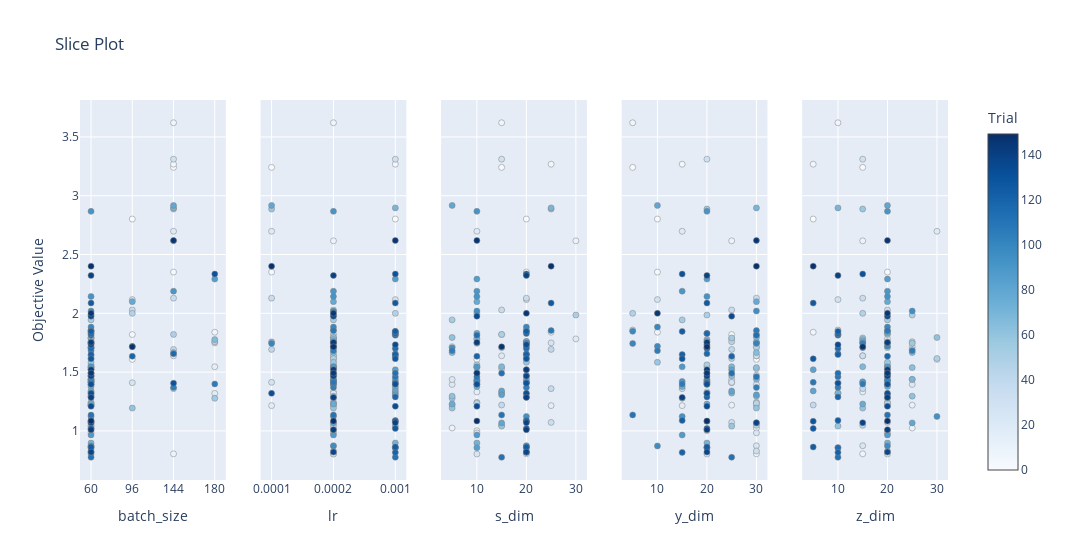
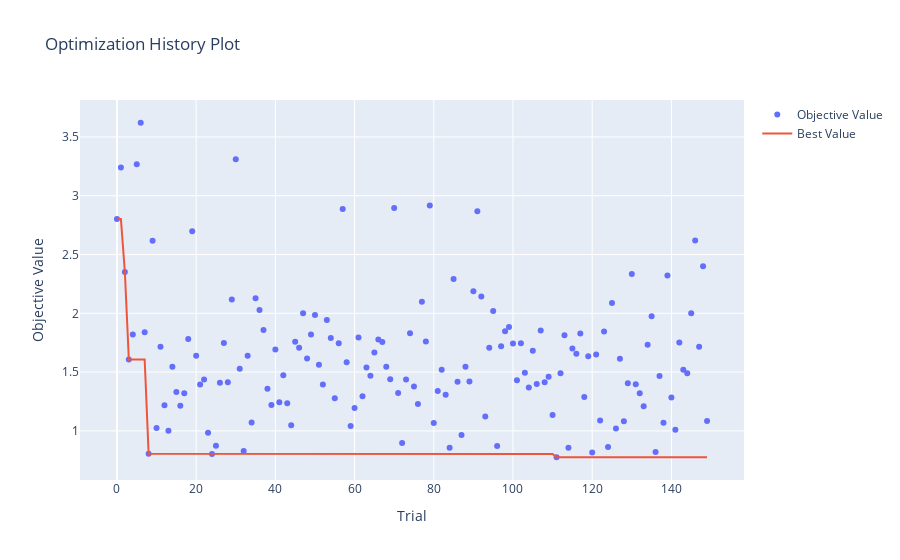

The notebook cell saved with these charts, in order:
### Code cell
print('----------------------  log rank test ----------------------')
fig = plot_slice(study_dict_longrank["HI-VAE_weibull"])
fig.show()

fig = plot_optimization_history(study_dict_longrank["HI-VAE_weibull"])
fig.show()

### Figure 1 — Plotly figure (JSON) as saved in the notebook; plotly's stock layout.template omitted (floating-point values rounded to 4 significant figures; data arrays with more than 128 entries replaced by an {"elided": "..."} marker saying what was removed)
{"data": [{"marker": {"color": {"elided": "150 int values"}, "colorbar": {"title": {"text": "Trial"}, "x": 1, "xpad": 40}, "colorscale": [[0, "rgb(247,251,255)"], [0.125, "rgb(222,235,247)"], [0.25, "rgb(198,219,239)"], [0.375, "rgb(158,202,225)"], [0.5, "rgb(107,174,214)"], [0.625, "rgb(66,146,198)"], [0.75, "rgb(33,113,181)"], [0.875, "rgb(8,81,156)"], [1, "rgb(8,48,107)"]], "line": {"color": "Grey", "width": 0.5}, "showscale": true}, "mode": "markers", "name": "Feasible Trial", "showlegend": false, "type": "scatter", "x": {"elided": "150 int values"}, "xaxis": "x", "y": {"elided": "150 float values"}, "yaxis": "y"}, {"marker": {"color": {"elided": "150 int values"}, "colorbar": {"title": {"text": "Trial"}, "x": 1, "xpad": 40}, "colorscale": [[0, "rgb(247,251,255)"], [0.125, "rgb(222,235,247)"], [0.25, "rgb(198,219,239)"], [0.375, "rgb(158,202,225)"], [0.5, "rgb(107,174,214)"], [0.625, "rgb(66,146,198)"], [0.75, "rgb(33,113,181)"], [0.875, "rgb(8,81,156)"], [1, "rgb(8,48,107)"]], "line": {"color": "Grey", "width": 0.5}, "showscale": false}, "mode": "markers", "name": "Feasible Trial", "showlegend": false, "type": "scatter", "x": {"elided": "150 float values"}, "xaxis": "x2", "y": {"elided": "150 float values"}, "yaxis": "y2"}, {"marker": {"color": {"elided": "150 int values"}, "colorbar": {"title": {"text": "Trial"}, "x": 1, "xpad": 40}, "colorscale": [[0, "rgb(247,251,255)"], [0.125, "rgb(222,235,247)"], [0.25, "rgb(198,219,239)"], [0.375, "rgb(158,202,225)"], [0.5, "rgb(107,174,214)"], [0.625, "rgb(66,146,198)"], [0.75, "rgb(33,113,181)"], [0.875, "rgb(8,81,156)"], [1, "rgb(8,48,107)"]], "line": {"color": "Grey", "width": 0.5}, "showscale": false}, "mode": "markers", "name": "Feasible Trial", "showlegend": false, "type": "scatter", "x": {"elided": "150 int values"}, "xaxis": "x3", "y": {"elided": "150 float values"}, "yaxis": "y3"}, {"marker": {"color": {"elided": "150 int values"}, "colorbar": {"title": {"text": "Trial"}, "x": 1, "xpad": 40}, "colorscale": [[0, "rgb(247,251,255)"], [0.125, "rgb(222,235,247)"], [0.25, "rgb(198,219,239)"], [0.375, "rgb(158,202,225)"], [0.5, "rgb(107,174,214)"], [0.625, "rgb(66,146,198)"], [0.75, "rgb(33,113,181)"], [0.875, "rgb(8,81,156)"], [1, "rgb(8,48,107)"]], "line": {"color": "Grey", "width": 0.5}, "showscale": false}, "mode": "markers", "name": "Feasible Trial", "showlegend": false, "type": "scatter", "x": {"elided": "150 int values"}, "xaxis": "x4", "y": {"elided": "150 float values"}, "yaxis": "y4"}, {"marker": {"color": {"elided": "150 int values"}, "colorbar": {"title": {"text": "Trial"}, "x": 1, "xpad": 40}, "colorscale": [[0, "rgb(247,251,255)"], [0.125, "rgb(222,235,247)"], [0.25, "rgb(198,219,239)"], [0.375, "rgb(158,202,225)"], [0.5, "rgb(107,174,214)"], [0.625, "rgb(66,146,198)"], [0.75, "rgb(33,113,181)"], [0.875, "rgb(8,81,156)"], [1, "rgb(8,48,107)"]], "line": {"color": "Grey", "width": 0.5}, "showscale": false}, "mode": "markers", "name": "Feasible Trial", "showlegend": false, "type": "scatter", "x": {"elided": "150 int values"}, "xaxis": "x5", "y": {"elided": "150 float values"}, "yaxis": "y5"}], "layout": {"title": {"text": "Slice Plot"}, "width": 1500, "xaxis": {"anchor": "y", "categoryarray": [60, 96, 144, 180], "categoryorder": "array", "domain": [0, 0.168], "title": {"text": "batch_size"}, "type": "category"}, "xaxis2": {"anchor": "y2", "categoryarray": [0.0001, 0.0002, 0.001], "categoryorder": "array", "domain": [0.208, 0.376], "title": {"text": "lr"}, "type": "category"}, "xaxis3": {"anchor": "y3", "domain": [0.416, 0.584], "title": {"text": "s_dim"}}, "xaxis4": {"anchor": "y4", "domain": [0.624, 0.792], "title": {"text": "y_dim"}}, "xaxis5": {"anchor": "y5", "domain": [0.832, 1], "title": {"text": "z_dim"}}, "yaxis": {"anchor": "x", "domain": [0, 1], "title": {"text": "Objective Value"}}, "yaxis2": {"anchor": "x2", "domain": [0, 1], "matches": "y", "showticklabels": false}, "yaxis3": {"anchor": "x3", "domain": [0, 1], "matches": "y", "showticklabels": false}, "yaxis4": {"anchor": "x4", "domain": [0, 1], "matches": "y", "showticklabels": false}, "yaxis5": {"anchor": "x5", "domain": [0, 1], "matches": "y", "showticklabels": false}}}

### Figure 2 — Plotly figure (JSON) as saved in the notebook; plotly's stock layout.template omitted (floating-point values rounded to 4 significant figures; data arrays with more than 128 entries replaced by an {"elided": "..."} marker saying what was removed)
{"data": [{"mode": "markers", "name": "Objective Value", "type": "scatter", "x": {"elided": "150 int values"}, "y": {"elided": "150 float values"}}, {"mode": "lines", "name": "Best Value", "type": "scatter", "x": {"elided": "150 int values"}, "y": {"elided": "150 float values"}}, {"marker": {"color": "#cccccc"}, "mode": "markers", "name": "Infeasible Trial", "showlegend": false, "type": "scatter", "x": [], "y": []}], "layout": {"title": {"text": "Optimization History Plot"}, "xaxis": {"title": {"text": "Trial"}}, "yaxis": {"title": {"text": "Objective Value"}}}}
